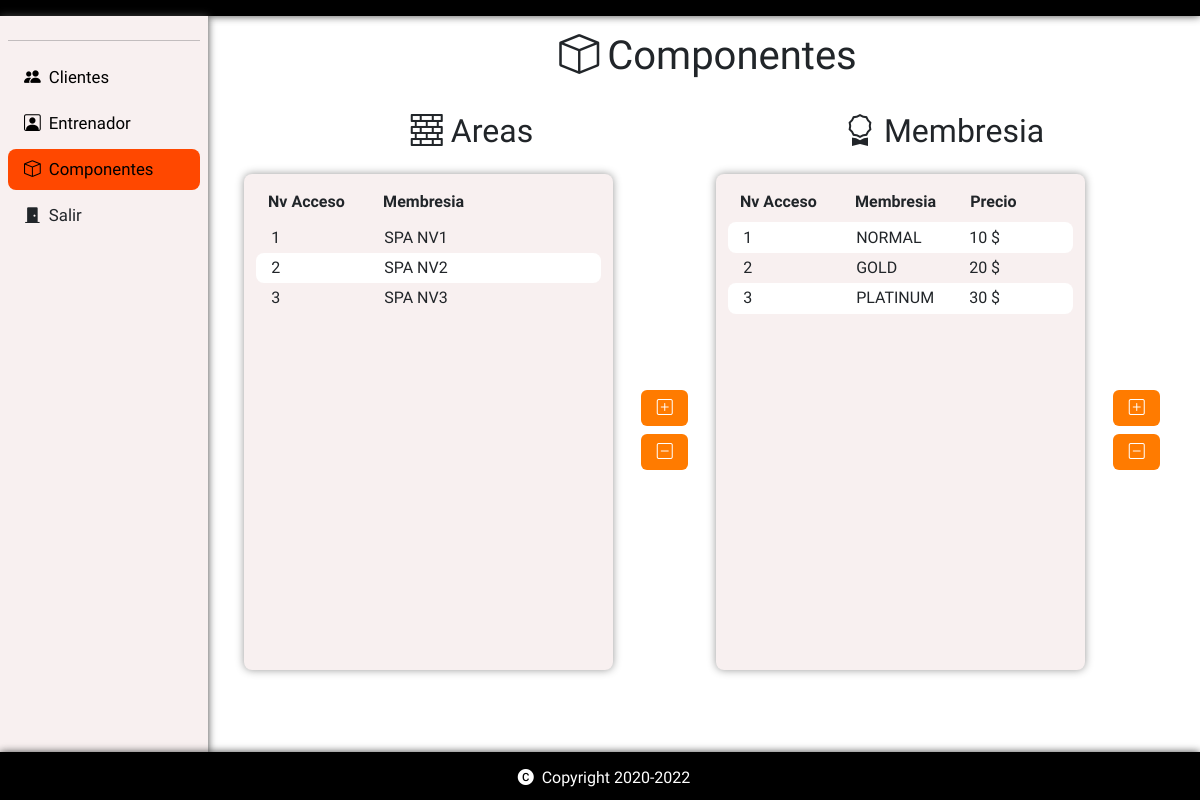
The page /admin/Componentes/admin-componentes.php on the database its author committed.
### tables this page shows
CREATE TABLE `area` (
  `idArea` int(11) NOT NULL,
  `nombre` varchar(45) NOT NULL,
  `nAcceso` int(11) NOT NULL
);

CREATE TABLE `membresia` (
  `idMembresia` int(11) NOT NULL,
  `nombre` varchar(45) NOT NULL,
  `precio` decimal(10,0) NOT NULL,
  `nAcceso` int(11) NOT NULL
);

### admin/Componentes/admin-componentes.php (the view, shortened to what this page needs)
<?php
include("connect.php");
$query= "SELECT * FROM membresia ORDER BY nAcceso";
$result = mysqli_query($mysqli, $query);
$filas = mysqli_num_rows($result);
$query2= "SELECT * FROM area ORDER BY nAcceso";
$result2 = mysqli_query($mysqli, $query2);
$filas2 = mysqli_num_rows($result2);
?>
<!DOCTYPE html>
<html lang="en">
<head>
  <link rel="stylesheet" href="../../scss/style.css">
  <link href="https://cdn.jsdelivr.net/npm/bootstrap@5.2.1/dist/css/bootstrap.min.css" rel="stylesheet"
>
  <link rel="stylesheet" href="https://cdn.jsdelivr.net/npm/bootstrap-icons@1.9.0/font/bootstrap-icons.css" />
</head>
<body>
  <div class="top"></div>
  <nav class="sidebar">
    <hr>
    <a href="../cliente/admin-cliente.php" class="button"><i class="bi bi-people-fill mx-2"></i>Clientes</a>
    <a href="../Trainer/admin-trainer.php"  class="button"><i class="bi bi-person-square mx-2"></i>Entrenador</a>
    <a href="../Componentes/admin-componentes.php" class="button-main"><i class="bi bi-box mx-2"></i>Componentes</a>
    <div class="button" data-bs-toggle="modal" data-bs-target="#exit"><i class="bi bi-door-closed-fill mx-2"></i>Salir
    </div>
  </nav>
  <div class="container app">
    <div class="row px-4 py-3">
      <h1 class="h1 text-center mb-3"><i class="bi bi-box mx-2 mx-2"></i>Componentes</h1>
    </div>
    <div class="row px-4">
      <div class="col-6">
        <h2 class="text-center"><i class="bi bi-bricks mx-2"></i>Areas</h2>
      </div>
      <div class="col-6">
        <h2 class="text-center"><i class="bi bi-award mx-2"></i>Membresia</h2>
      </div>
    </div>
    <div class="row px-4 py-3">
    <div class="col-5">
        <div class="table trainer">
          <div class="header">
            <div class="item">Nv Acceso</div>
            <div class="item">Membresia</div>
          </div>
          <?php
          if ($filas2 > 0) {
            while ($row = mysqli_fetch_array($result2)) {
          ?>
          <div class="row">
            <div id="dato">
              <?php echo $row['nAcceso'] ?>
            </div>
            <div>
              <?php echo $row['nombre'] ?>
            </div>
          </div>
          <?php
            }
          ?>
        </div>
        <?php
          }
          ?>
        </div>
        <div class="col-1 px-2 align-v">
        <button class="btn btn-primary my-1 w-75" data-bs-toggle="modal" data-bs-target="#addArea">
          <i class="bi bi-plus-square"></i>
        </button>
        <button class="btn btn-primary my-1 w-75" data-bs-toggle="modal" data-bs-target="#deleteArea">
          <i class="bi bi-dash-square"></i>
        </button>
      </div>
      <div class="col-5">
        <div class="table trainer">
          <div class="header">
            <div class="item">Nv Acceso</div>
            <div class="item">Membresia</div>
            <div class="item">Precio</div>
          </div>
          <?php
          if ($filas > 0) {
            while ($row = mysqli_fetch_array($result)) {
          ?>
          <div class="row">
            <div>
              <?php echo $row['nAcceso'] ?>
            </div>
            <div>
              <?php echo $row['nombre'] ?>
            </div>
            <div>
              <?php echo $row['precio'] ?> $
            </div>
          </div>
          <?php
            }
          ?>
        </div>
        <?php
          }
          ?>
        </div>
        <div class="col-1 px-2 align-v">
        <button class="btn btn-primary my-1 w-75" data-bs-toggle="modal" data-bs-target="#addMembresia">
          <i class="bi bi-plus-square"></i>
        </button>
        <button class="btn btn-primary my-1 w-75" data-bs-toggle="modal" data-bs-target="#deleteMembresia">
          <i class="bi bi-dash-square"></i>
        </button>
      </div>
      </div>
    </div>
  <footer class="footer mt-2 mt-lg-0 p-3 d-flex w-100">
    <h2 class="h6 text-white"><i class="bi bi-c-circle-fill mx-2"></i>Copyright 2020-2022</h2>
  </footer>
</body>
</html>

### scss/style.css (style rules this page uses)
html * { font-family: "Heebo" !important; }
html { min-height: calc(100vh - 3rem) !important; position: relative; }
a { text-decoration: none !important; color: black !important; }
body { margin: 0; }
.top { width: 100%; height: 1rem; background-color: black; box-shadow: 0 0 0.5rem rgb(68, 68, 68); }
.align-v { display: flex; flex-direction: column; justify-content: center; align-items: center !important; }
.btn { border: none !important; color: white !important; }
.btn-primary { background-color: rgb(255, 123, 0) !important; }
.sidebar { position: fixed; margin: 0; padding: 0.5rem; width: 13rem; height: 100%; background-color: rgb(248, 240, 240); box-shadow: 0 0 0.5rem rgb(68, 68, 68); }
.sidebar .button, .sidebar .button-main { font-size: 1.05rem; padding: 0.5rem; display: block; cursor: pointer; margin: 0.3rem 0; border-radius: 0.5rem; transition: background-color 0.3s; }
.sidebar .button-main { background-color: rgb(255, 72, 0); }
.app { width: calc(100% - 13rem) !important; margin-left: 13rem !important; }
.table { height: calc(100vh - 19rem); padding: 1rem 0rem; padding-left: 1.5rem; background-color: rgb(248, 240, 240); box-shadow: 0 0 0.5rem rgb(153, 153, 153); border-radius: 0.5rem; justify-content: center; overflow-y: scroll; }
.table .row { padding: 0.2rem; width: 100% !important; display: grid; cursor: pointer; border-radius: 0.5rem; transition: background-color 0.2s; }
.table .row.white { background-color: white; }
.table.trainer .row { grid-template-columns: repeat(3, 1fr); }
.table.trainer .header { grid-template-columns: repeat(3, 1fr); }
.table .header { width: 100% !important; margin-bottom: 0.5rem; display: grid; font-weight: bold; }
.footer { height: 3rem; position: absolute !important; bottom: -3rem; background-color: black; box-shadow: 0 0 0.5rem rgb(68, 68, 68); flex-direction: column; align-items: center; }

### rows shown on the page
area: nAcceso "1", nombre "SPA NV1"
area: nAcceso "2", nombre "SPA NV2"
area: nAcceso "3", nombre "SPA NV3"
membresia: nAcceso "1", nombre "NORMAL", precio "10"
membresia: nAcceso "2", nombre "GOLD", precio "20"
membresia: nAcceso "3", nombre "PLATINUM", precio "30"
